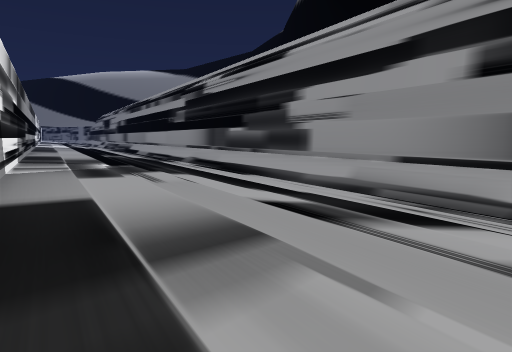
[1] (above)

17 first-person views from a walk through a scene from a Unity 3-D project. The camera is 1.2 m above the floor, tilts 6° down and sees 70° across. The floor is counted in squares, 2 m on a side. Each view is taken from the middle of a square. On the plan, view 1 faces up. The plan holds only what a view shows up to about 10 squares ahead; the rest is blank. The place goes on beyond the plan. The player is left out.

[2]
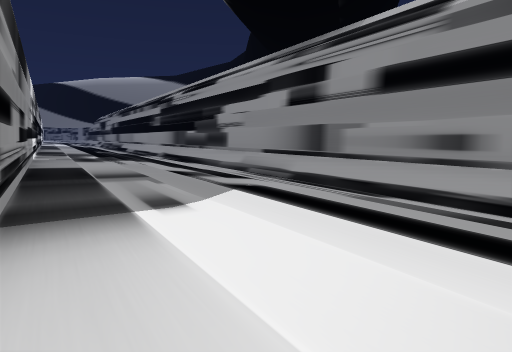

[3]
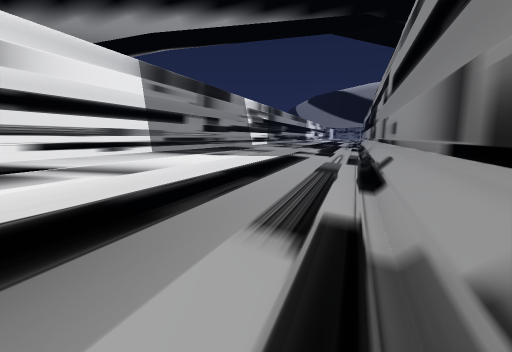

[4]
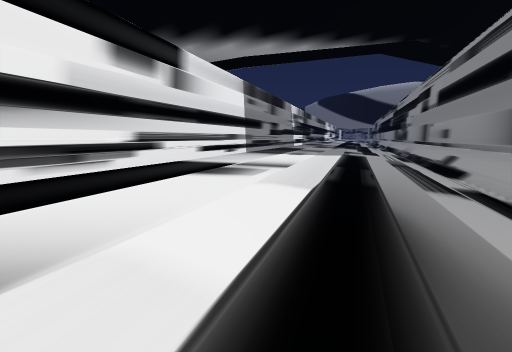

[5]
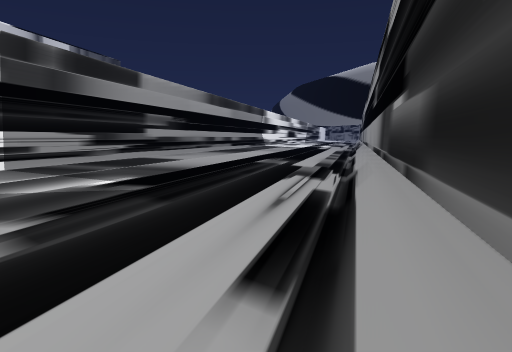

[6]
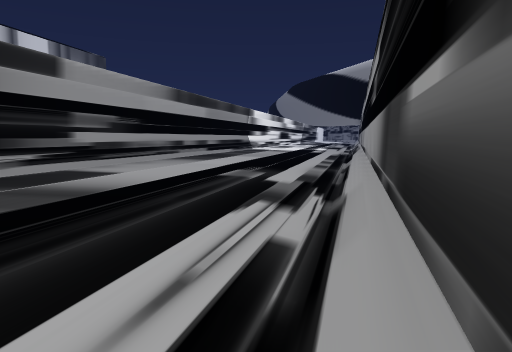

[7]
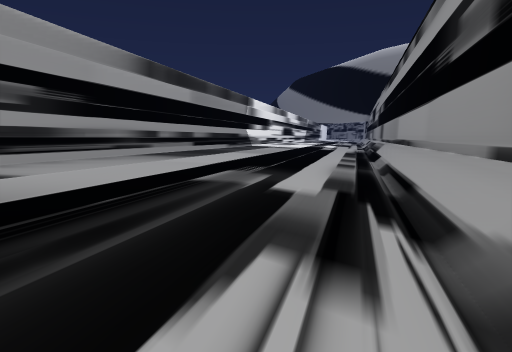

[8]
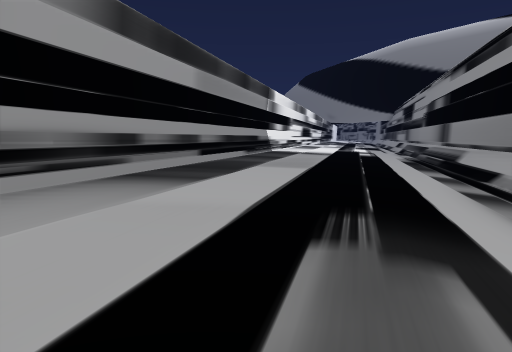

[9]
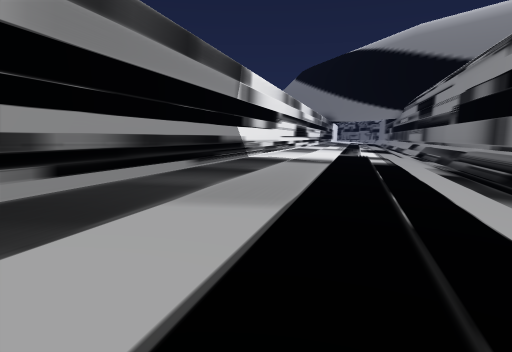

[10]
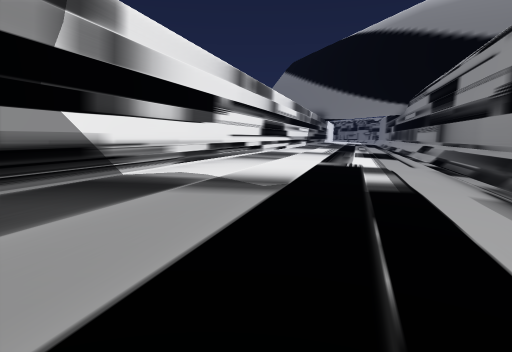

[11]
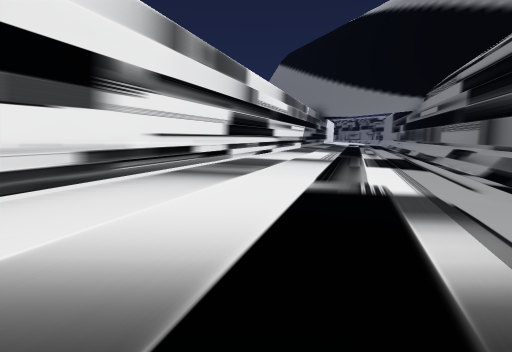

[12]
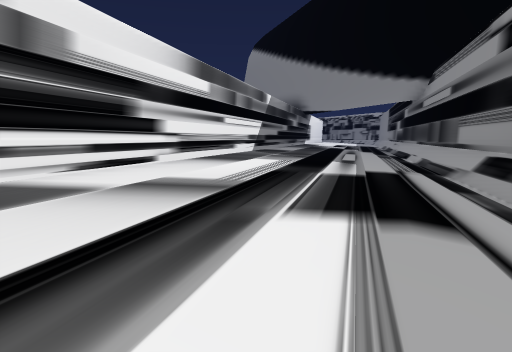

[13]
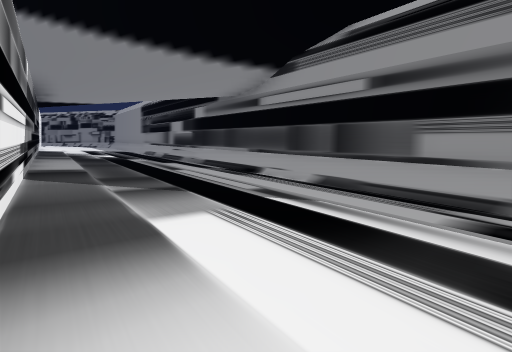

[14]
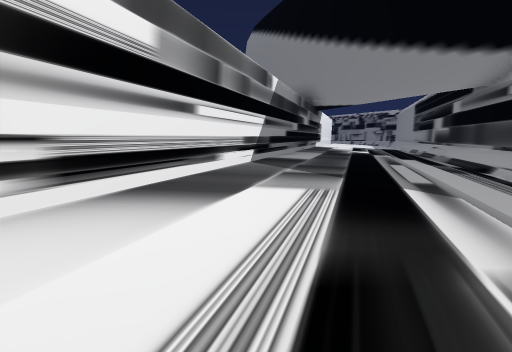

[15]
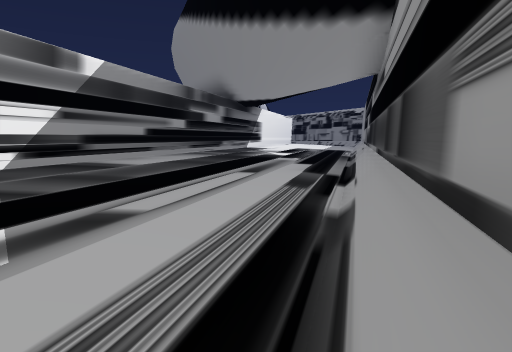

[16]
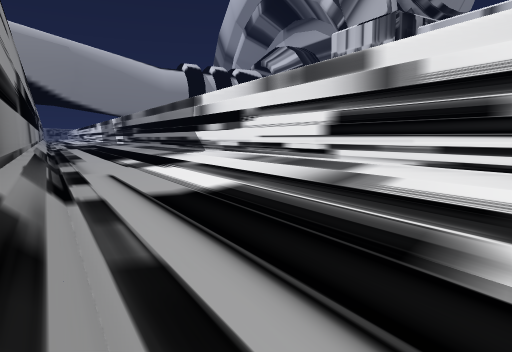

[17]
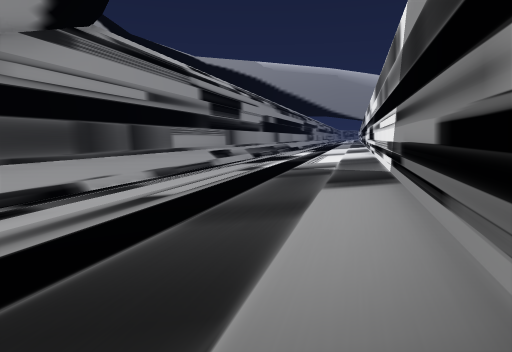

### Floor plan
Key: @ floor where view 1 was taken; # wall or solid block; . main floor; : floor 0.25 m higher than the main floor; - floor 0.25 m lower than the main floor; / step, stairs or slope.
Columns run from 24 left of view 1 to 8 right of it. Each row starts with its distance up from view 1.
 42 ::..-/#
 41 #:...-##
 40 #::..--#
 39 ##:...-##
 38  #::..-/##
 37  ##::..-/#
 36   ##:.../##
 35    #::..-/#
 34    ##:...-##
 33     #::..--#
 32     ##:...-##
 31      #::..-/##
 30      ##::..-/#
 29       ##:.../##
 28        #::..-/#
 27        ##:...-##
 26         #::..--#
 25         ##:...-##
 24          #::..-/##
 23          ##::..-/#
 22           ##:.../##
 21            #::..-/#
 20            ##:...-##
 19             #::..--#
 18             ##:...-##
 17              #::..-/##
 16              ##::..-/#
 15               ##:.../##
 14                #::..-/#
 13                ##:...-##
 12                 #::..--#
 11                 ##:...-##
 10                  #::..-/##
  9                  ##::..-/#
  8                   ##:.../##
  7                    #::..-/#
  6                    ##:...-##
  5                     #::..--#
  4                     ##:...-##
  3                      #::..-/##
  2                      ##::..-/#
  1                       ##:.../##
  0                        #@:..-/#
 -1                        ##:...-##
 -2                         #::..--#
 -3                         ##:...-##
 -4                          #::..-/#
 -5                          ##::..-/
 -6                           ##:.../
 -7                            #::..-
 -8                            ##:...
 -9                              ::..

Positions as (right, up) in squares from view 1, and headings:
1: (0, 0), facing up
2: (2, -4), facing up
3: (8, -6), facing up-left
4: (8, -9), facing up-left
5: (1, 7), facing up-left
6: (0, 9), facing up-left
7: (-2, 11), facing up-left
8: (-5, 13), facing up-left
9: (-7, 16), facing up-left
10: (-9, 20), facing up-left
11: (-11, 23), facing up-left
12: (-13, 28), facing up-left
13: (-18, 31), facing up
14: (-16, 31), facing up-left
15: (-15, 35), facing up-left
16: (-15, 35), facing down
17: (-24, 42), facing down-right
